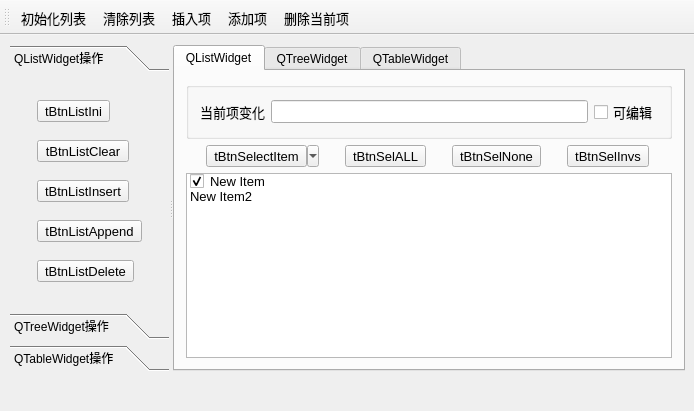
<?xml version="1.0" encoding="UTF-8"?>
<ui version="4.0">
 <class>MainWindow</class>
 <widget class="QMainWindow" name="MainWindow">
  <property name="geometry">
   <rect>
    <x>0</x>
    <y>0</y>
    <width>694</width>
    <height>411</height>
   </rect>
  </property>
  <property name="windowTitle">
   <string>MainWindow</string>
  </property>
  <widget class="QWidget" name="centralWidget">
   <widget class="QSplitter" name="splitter">
    <property name="geometry">
     <rect>
      <x>10</x>
      <y>10</y>
      <width>675</width>
      <height>326</height>
     </rect>
    </property>
    <property name="orientation">
     <enum>Qt::Horizontal</enum>
    </property>
    <widget class="QToolBox" name="toolBox">
     <property name="currentIndex">
      <number>0</number>
     </property>
     <widget class="QWidget" name="page">
      <property name="geometry">
       <rect>
        <x>0</x>
        <y>0</y>
        <width>165</width>
        <height>200</height>
       </rect>
      </property>
      <attribute name="icon">
       <iconset resource="res.qrc">
        <normaloff>:/images/icons/410.bmp</normaloff>:/images/icons/410.bmp</iconset>
      </attribute>
      <attribute name="label">
       <string>QListWidget操作</string>
      </attribute>
      <layout class="QGridLayout" name="gridLayout">
       <item row="0" column="0">
        <widget class="QToolButton" name="tBtnListIni">
         <property name="font">
          <font>
           <pointsize>10</pointsize>
          </font>
         </property>
         <property name="text">
          <string>tBtnListIni</string>
         </property>
        </widget>
       </item>
       <item row="1" column="0">
        <widget class="QToolButton" name="tBtnListClear">
         <property name="font">
          <font>
           <pointsize>10</pointsize>
          </font>
         </property>
         <property name="text">
          <string>tBtnListClear</string>
         </property>
        </widget>
       </item>
       <item row="2" column="0">
        <widget class="QToolButton" name="tBtnListInsert">
         <property name="font">
          <font>
           <pointsize>10</pointsize>
          </font>
         </property>
         <property name="text">
          <string>tBtnListInsert</string>
         </property>
        </widget>
       </item>
       <item row="3" column="0">
        <widget class="QToolButton" name="tBtnListAppend">
         <property name="font">
          <font>
           <pointsize>10</pointsize>
          </font>
         </property>
         <property name="text">
          <string>tBtnListAppend</string>
         </property>
        </widget>
       </item>
       <item row="4" column="0">
        <widget class="QToolButton" name="tBtnListDelete">
         <property name="font">
          <font>
           <pointsize>10</pointsize>
          </font>
         </property>
         <property name="text">
          <string>tBtnListDelete</string>
         </property>
        </widget>
       </item>
      </layout>
     </widget>
     <widget class="QWidget" name="page_2">
      <property name="geometry">
       <rect>
        <x>0</x>
        <y>0</y>
        <width>149</width>
        <height>221</height>
       </rect>
      </property>
      <attribute name="icon">
       <iconset resource="res.qrc">
        <normaloff>:/images/icons/408.bmp</normaloff>:/images/icons/408.bmp</iconset>
      </attribute>
      <attribute name="label">
       <string>QTreeWidget操作</string>
      </attribute>
      <layout class="QVBoxLayout" name="verticalLayout_2">
       <item>
        <widget class="QGroupBox" name="groupBox">
         <property name="font">
          <font>
           <pointsize>10</pointsize>
          </font>
         </property>
         <property name="title">
          <string>GroupBox</string>
         </property>
         <layout class="QVBoxLayout" name="verticalLayout">
          <item>
           <widget class="QLabel" name="label">
            <property name="text">
             <string>TextLabel</string>
            </property>
           </widget>
          </item>
          <item>
           <widget class="QLineEdit" name="lineEdit"/>
          </item>
          <item>
           <widget class="QSpinBox" name="spinBox"/>
          </item>
         </layout>
        </widget>
       </item>
      </layout>
     </widget>
     <widget class="QWidget" name="page_3">
      <attribute name="icon">
       <iconset resource="res.qrc">
        <normaloff>:/images/icons/412.bmp</normaloff>:/images/icons/412.bmp</iconset>
      </attribute>
      <attribute name="label">
       <string>QTableWidget操作</string>
      </attribute>
     </widget>
    </widget>
    <widget class="QTabWidget" name="tabWidget">
     <property name="currentIndex">
      <number>0</number>
     </property>
     <widget class="QWidget" name="tab">
      <property name="font">
       <font>
        <pointsize>10</pointsize>
       </font>
      </property>
      <attribute name="title">
       <string>QListWidget</string>
      </attribute>
      <layout class="QVBoxLayout" name="verticalLayout_3">
       <item>
        <widget class="QGroupBox" name="groupBox2">
         <layout class="QHBoxLayout" name="horizontalLayout">
          <item>
           <widget class="QLabel" name="label_2">
            <property name="text">
             <string>当前项变化</string>
            </property>
           </widget>
          </item>
          <item>
           <widget class="QLineEdit" name="editCutItemText"/>
          </item>
          <item>
           <widget class="QCheckBox" name="chkBoxListEditable">
            <property name="text">
             <string>可编辑</string>
            </property>
           </widget>
          </item>
         </layout>
        </widget>
       </item>
       <item>
        <layout class="QHBoxLayout" name="horizontalLayout_2">
         <item>
          <widget class="QToolButton" name="tBtnSelectItem">
           <property name="text">
            <string>tBtnSelectItem</string>
           </property>
           <property name="popupMode">
            <enum>QToolButton::MenuButtonPopup</enum>
           </property>
           <property name="toolButtonStyle">
            <enum>Qt::ToolButtonTextBesideIcon</enum>
           </property>
          </widget>
         </item>
         <item>
          <widget class="QToolButton" name="tBtnSelALL">
           <property name="text">
            <string>tBtnSelALL</string>
           </property>
          </widget>
         </item>
         <item>
          <widget class="QToolButton" name="tBtnSelNone">
           <property name="text">
            <string>tBtnSelNone</string>
           </property>
          </widget>
         </item>
         <item>
          <widget class="QToolButton" name="tBtnSelInvs">
           <property name="text">
            <string>tBtnSelInvs</string>
           </property>
          </widget>
         </item>
        </layout>
       </item>
       <item>
        <widget class="QListWidget" name="listWidget">
         <item>
          <property name="text">
           <string>New Item</string>
          </property>
          <property name="checkState">
           <enum>Checked</enum>
          </property>
          <property name="icon">
           <iconset resource="res.qrc">
            <normaloff>:/images/icons/check2.ico</normaloff>:/images/icons/check2.ico</iconset>
          </property>
          <property name="flags">
           <set>ItemIsSelectable|ItemIsEditable|ItemIsDragEnabled|ItemIsUserCheckable|ItemIsEnabled</set>
          </property>
         </item>
         <item>
          <property name="text">
           <string>New Item2</string>
          </property>
          <property name="checkState">
           <enum>Unchecked</enum>
          </property>
          <property name="icon">
           <iconset resource="res.qrc">
            <normaloff>:/images/icons/check2.ico</normaloff>:/images/icons/check2.ico</iconset>
          </property>
          <property name="flags">
           <set>ItemIsSelectable|ItemIsEditable|ItemIsUserCheckable|ItemIsEnabled</set>
          </property>
         </item>
        </widget>
       </item>
      </layout>
     </widget>
     <widget class="QWidget" name="tab_2">
      <attribute name="title">
       <string>QTreeWidget</string>
      </attribute>
     </widget>
     <widget class="QWidget" name="tab_3">
      <attribute name="title">
       <string>QTableWidget</string>
      </attribute>
     </widget>
    </widget>
   </widget>
  </widget>
  <widget class="QToolBar" name="mainToolBar">
   <property name="font">
    <font>
     <pointsize>10</pointsize>
    </font>
   </property>
   <property name="toolButtonStyle">
    <enum>Qt::ToolButtonTextUnderIcon</enum>
   </property>
   <attribute name="toolBarArea">
    <enum>TopToolBarArea</enum>
   </attribute>
   <attribute name="toolBarBreak">
    <bool>false</bool>
   </attribute>
   <addaction name="actListIni"/>
   <addaction name="actListClear"/>
   <addaction name="actListInsert"/>
   <addaction name="actListAppend"/>
   <addaction name="actListDelete"/>
  </widget>
  <action name="actListIni">
   <property name="icon">
    <iconset resource="res.qrc">
     <normaloff>:/images/icons/128.bmp</normaloff>:/images/icons/128.bmp</iconset>
   </property>
   <property name="text">
    <string>初始化列表</string>
   </property>
   <property name="toolTip">
    <string>初始化列表</string>
   </property>
   <property name="font">
    <font>
     <pointsize>10</pointsize>
    </font>
   </property>
   <property name="shortcut">
    <string>Ctrl+I</string>
   </property>
  </action>
  <action name="actListClear">
   <property name="icon">
    <iconset resource="res.qrc">
     <normaloff>:/images/icons/delete1.bmp</normaloff>:/images/icons/delete1.bmp</iconset>
   </property>
   <property name="text">
    <string>清除列表</string>
   </property>
   <property name="toolTip">
    <string>清除列表</string>
   </property>
  </action>
  <action name="actListInsert">
   <property name="icon">
    <iconset resource="res.qrc">
     <normaloff>:/images/icons/424.bmp</normaloff>:/images/icons/424.bmp</iconset>
   </property>
   <property name="text">
    <string>插入项</string>
   </property>
   <property name="toolTip">
    <string>插入项</string>
   </property>
   <property name="shortcut">
    <string>Ctrl+S</string>
   </property>
  </action>
  <action name="actListAppend">
   <property name="icon">
    <iconset resource="res.qrc">
     <normaloff>:/images/icons/316.bmp</normaloff>:/images/icons/316.bmp</iconset>
   </property>
   <property name="text">
    <string>添加项</string>
   </property>
   <property name="toolTip">
    <string>添加项</string>
   </property>
   <property name="shortcut">
    <string>Ctrl+A</string>
   </property>
  </action>
  <action name="actListDelete">
   <property name="icon">
    <iconset resource="res.qrc">
     <normaloff>:/images/icons/324.bmp</normaloff>:/images/icons/324.bmp</iconset>
   </property>
   <property name="text">
    <string>删除当前项</string>
   </property>
   <property name="toolTip">
    <string>删除当前项</string>
   </property>
   <property name="shortcut">
    <string>Del</string>
   </property>
  </action>
  <action name="actSelAll">
   <property name="text">
    <string>全选</string>
   </property>
   <property name="toolTip">
    <string>全选</string>
   </property>
  </action>
  <action name="actSelNone">
   <property name="text">
    <string>全不选</string>
   </property>
   <property name="toolTip">
    <string>全不选</string>
   </property>
  </action>
  <action name="actSelInvs">
   <property name="text">
    <string>反选</string>
   </property>
   <property name="toolTip">
    <string>反选</string>
   </property>
  </action>
  <action name="actQuit">
   <property name="icon">
    <iconset resource="res.qrc">
     <normaloff>:/images/icons/exit.bmp</normaloff>:/images/icons/exit.bmp</iconset>
   </property>
   <property name="text">
    <string>退出</string>
   </property>
   <property name="toolTip">
    <string>退出程序</string>
   </property>
  </action>
  <action name="actSelPopMenu">
   <property name="icon">
    <iconset resource="res.qrc">
     <normaloff>:/images/icons/124.bmp</normaloff>:/images/icons/124.bmp</iconset>
   </property>
   <property name="text">
    <string>项选择</string>
   </property>
   <property name="toolTip">
    <string>项选择</string>
   </property>
  </action>
 </widget>
 <layoutdefault spacing="6" margin="11"/>
 <resources>
  <include location="res.qrc"/>
 </resources>
 <connections>
  <connection>
   <sender>actSelPopMenu</sender>
   <signal>triggered()</signal>
   <receiver>actSelInvs</receiver>
   <slot>trigger()</slot>
   <hints>
    <hint type="sourcelabel">
     <x>-1</x>
     <y>-1</y>
    </hint>
    <hint type="destinationlabel">
     <x>-1</x>
     <y>-1</y>
    </hint>
   </hints>
  </connection>
  <connection>
   <sender>actQuit</sender>
   <signal>triggered()</signal>
   <receiver>MainWindow</receiver>
   <slot>close()</slot>
   <hints>
    <hint type="sourcelabel">
     <x>-1</x>
     <y>-1</y>
    </hint>
    <hint type="destinationlabel">
     <x>266</x>
     <y>192</y>
    </hint>
   </hints>
  </connection>
 </connections>
</ui>
